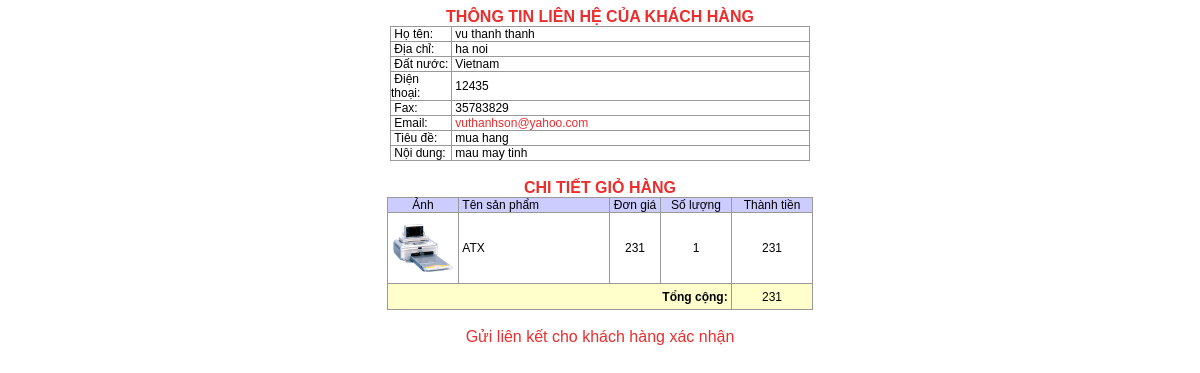
Screenshot of /vanphuc/treeadmin/quantrikhachang/viewinfo.php?sess=7ef605fc8dba5425d6965fbd4c8fbe1f&test=admin with the database file from the repository.
### tables this page shows
CREATE TABLE thongtinkhachhang (
   id int(11) NOT NULL auto_increment,
   sess text,
   hoten text,
   diachi text,
   datnuoc text,
   dienthoai text,
   fax text,
   email text,
   tieude text,
   noidung text,
   capnhat datetime,
   xacthuc int(11),
   danhan int(11),
   PRIMARY KEY (id)
);

CREATE TABLE giohang (
   id int(11) NOT NULL auto_increment,
   sess text,
   id_sanpham int(11),
   soluong int(11),
   gui int(11),
   PRIMARY KEY (id)
);

CREATE TABLE sanpham (
   id_sp int(1) NOT NULL auto_increment,
   id_parent int(11),
   tensp text,
   anhsp text,
   tailieu text,
   lienket text,
   kho int(1),
   baohanh int(11),
   gia double,
   spmoi varchar(5),
   spkhuyenmai varchar(5),
   gioithieu blob,
   noidung longblob,
   capnhat datetime,
   baogia text,
   PRIMARY KEY (id_sp)
);

### vanphuc/treeadmin/quantrikhachang/viewinfo.php (the view, shortened to what this page needs)
<!DOCTYPE HTML PUBLIC "-//W3C//DTD HTML 4.01 Transitional//EN" "http://www.w3.org/TR/html4/loose.dtd">
<html>
<head>
</head>
<body>
<?php
    $sess=$_GET["sess"];
	require_once("../modulesupport/process.php");
    $sql="select * from thongtinkhachhang where sess='$sess'";
	$resultthongtin=mysql_query($sql);
	$rowthongtin=mysql_fetch_array($resultthongtin);
?>
<center><span class="markred">TH&#212;NG TIN LI&#202;N H&#7878; C&#7910;A KH&#193;CH H&#192;NG</span></center>
<table border="0" cellpadding="0" cellspacing="1" bgcolor="#999999" align="center" width="420">
<tr bgcolor="#FFFFFF"><td width="60">&nbsp;H&#7885; t&#234;n:</td><td class="checkLabel">&nbsp;<?php  echo $rowthongtin["hoten"]?></td>
</tr>
<tr bgcolor="#FFFFFF"><td>&nbsp;&#272;&#7883;a ch&#7881;:</td><td class="checkLabel">&nbsp;<?php  echo $rowthongtin["diachi"]?></td>
</tr>
<tr bgcolor="#FFFFFF"><td>&nbsp;&#272;&#7845;t n&#432;&#7899;c:</td><td class="checkLabel">&nbsp;<?php  echo $rowthongtin["datnuoc"]?></td>
</tr>
<tr bgcolor="#FFFFFF"><td>&nbsp;&#272;i&#7879;n tho&#7841;i:</td><td class="checkLabel">&nbsp;<?php  echo $rowthongtin["dienthoai"]?></td>
</tr>
<tr bgcolor="#FFFFFF"><td>&nbsp;Fax:</td><td class="checkLabel">&nbsp;<?php  echo $rowthongtin["fax"]?></td>
</tr>
<tr bgcolor="#FFFFFF"><td>&nbsp;Email:</td><td class="checkLabel">&nbsp;<a href="mailto:<?php  echo $rowthongtin["email"]?>"><?php  echo $rowthongtin["email"]?></a></td>
</tr>
<tr bgcolor="#FFFFFF"><td>&nbsp;Ti&#234;u &#273;&#7873;:</td><td class="checkLabel">&nbsp;<?php  echo $rowthongtin["tieude"]?></td>
</tr>
<tr bgcolor="#FFFFFF"><td>&nbsp;N&#7897;i dung:</td><td class="checkLabel">&nbsp;<?php  echo $rowthongtin["noidung"]?></td>
</tr>
</table>
<br>
<?php
	$sql="select * from giohang where sess='$sess'";
	$idresult=mysql_query($sql);
	if(mysql_num_rows($idresult)!=0){
	?>
	<center class="markred">CHI TI&#7870;T GI&#7886; H&#192;NG</center>
	<table border="0" cellpadding="0" cellspacing="1" bgcolor="#999999" align="center">
	  <tr bgcolor="#CCCCFF" class="header"><td align="center">&#7842;nh</td>
	  <td width="150">&nbsp;T&#234;n s&#7843;n ph&#7849;m</td>
	  <td width="50" align="center">&#272;&#417;n gi&#225;</td>
	  <td width="70" align="center">S&#7889; l&#432;&#7907;ng</td>
	  <td width="80" align="center">Th&#224;nh ti&#7873;n</td>
	  </tr>
	<?php $tong=0;while($row=mysql_fetch_array($idresult)){
	  $sql="select * from sanpham where id_sp=".$row["id_sanpham"];
	  $resultkq=mysql_query($sql);
	  $rowkq=mysql_fetch_array($resultkq);
	  $tong=$tong+intval($rowkq["gia"])*intval($row["soluong"]);
	 ?>
	  <tr bgcolor="#FFFFFF"><td height="70" width="70" align="center"><?php fitimage("../news_images/images/".$rowkq["anhsp"],60);?></td>
	  <td>&nbsp;<?php echo $rowkq["tensp"];?></td>
	  <td align="center"><?php echo $rowkq["gia"];?></td>
	  <td align="center"><?php echo $row["soluong"];?></td>
	  <td align="center"><?php echo intval($rowkq["gia"])*intval($row["soluong"]);?></td>
	  </tr>
	<?php }?>
	  <tr bgcolor="#FFFFCC"><td colspan="4" align="right"><b>T&#7893;ng c&#7897;ng:</b>&nbsp;</td>
	  <td align="center" height="25"><?php echo $tong;?></td></tr>
</table>
	<?php }?><br>
<?php
  if(isset($_GET["test"]))
  {
    $test=$_GET["test"];
    if($test=="admin"){?>
	<center><a href="sendlink.php?sess=<?php echo $sess;?>">G&#7917;i li&#234;n k&#7871;t cho kh&#225;ch h&#224;ng x&#225;c nh&#7853;n</a></center>
	<?php
	  }
  }else{?>
	<center><a href="xacthuc.php?sess=<?php echo $sess;?>" onMouseOver="MM_displayStatusMsg('X&#225;c nh&#7853;n th&#244;ng tin!!!');return document.MM_returnValue">X&#225;c nh&#7853;n th&#244;ng tin</a>
	</center>
  <?php }?>
</body>
</html>

### vanphuc/treeadmin/modulesupport/process.php (shortened to what this page needs)
<?php
function fitimage($image,$fit)
{
  $size = @getimagesize($image);
  $w=$size[0];$h=$size[1];
  if($h>$w) $tg=$h;else $tg=$w;
  if($tg>$fit) {$h=$h/($tg/$fit);$w=$w/($tg/$fit);}
  echo "<input type='image' src='$image' height='$h' width='$w' border='0' onClick='viewImage(this)'>";
}
?>

### vanphuc/css/style.css (style rules this page uses)
body { scrollbar-face-color: #DEE3E7; scrollbar-highlight-color: #FFFFFF; scrollbar-shadow-color: #DEE3E7; scrollbar-3dlight-color: #D1D7DC; scrollbar-arrow-color: #006699; scrollbar-track-color: #EFEFEF; scrollbar-darkshadow-color: #98AAB1; }
a, a:link, a:visited, a:active { color: #EB2D2E; text-decoration: none }
td { font-family: Verdana, Arial, Helvetica, sans-serif; font-size: 9pt; }
.markred { font-family: Verdana, Arial, Helvetica, sans-serif; color: #EB2D2E; font-weight: 700; }

### vanphuc/css/frontend.css (style rules this page uses)
body { background-color:#FFFFFF; font-family: Verdana, Arial, Helvetica, sans-serif; }

### rows the page displays
thongtinkhachhang: hoten "vu thanh thanh", diachi "ha noi", datnuoc "Vietnam", dienthoai "12435", fax "35783829", email "vuthanhson@yahoo.com", tieude "mua hang", noidung "mau may tinh"
giohang: id_sanpham.tensp "ATX", id_sanpham.gia "231", soluong "1", intval($rowkq['gia'])*intval($row['soluong']) "231"

### other values shown
$tong "231"
